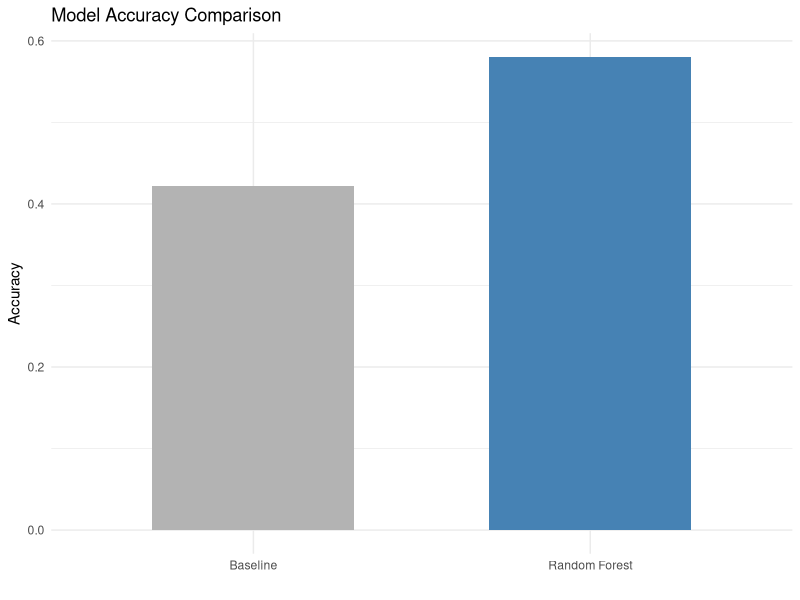

Recreate this plot in R.
# 05_compare_models.R
# Compare baseline and Random Forest models for animal outcome prediction

# Load required packages
library(tidyverse)
library(scales)

# Accuracy values from previous scripts
baseline_accuracy <- 0.4218
rf_accuracy <- 0.5804

# Calculate improvements
accuracy_difference <- rf_accuracy - baseline_accuracy
relative_improvement <- accuracy_difference / baseline_accuracy

# Print results in compact format
cat("Baseline Accuracy:     ", round(baseline_accuracy, 4), "\n")
cat("Random Forest Accuracy:", round(rf_accuracy, 4), "\n")
cat("Absolute Improvement:  ", round(accuracy_difference, 4), "\n")
cat("Relative Improvement:  ", percent(relative_improvement, accuracy = 0.1), "\n")

# Create a comparison table
model_comparison <- tibble(
  Model = c("Baseline", "Random Forest"),
  Accuracy = c(baseline_accuracy, rf_accuracy)
)

print(model_comparison)

# Optional: accuracy comparison bar chart
model_comparison %>%
  ggplot(aes(x = Model, y = Accuracy, fill = Model)) +
  geom_col(width = 0.6) +
  labs(title = "Model Accuracy Comparison",
       y = "Accuracy",
       x = "") +
  theme_minimal() +
  scale_fill_manual(values = c("Baseline" = "gray70", "Random Forest" = "steelblue")) +
  theme(legend.position = "none")

